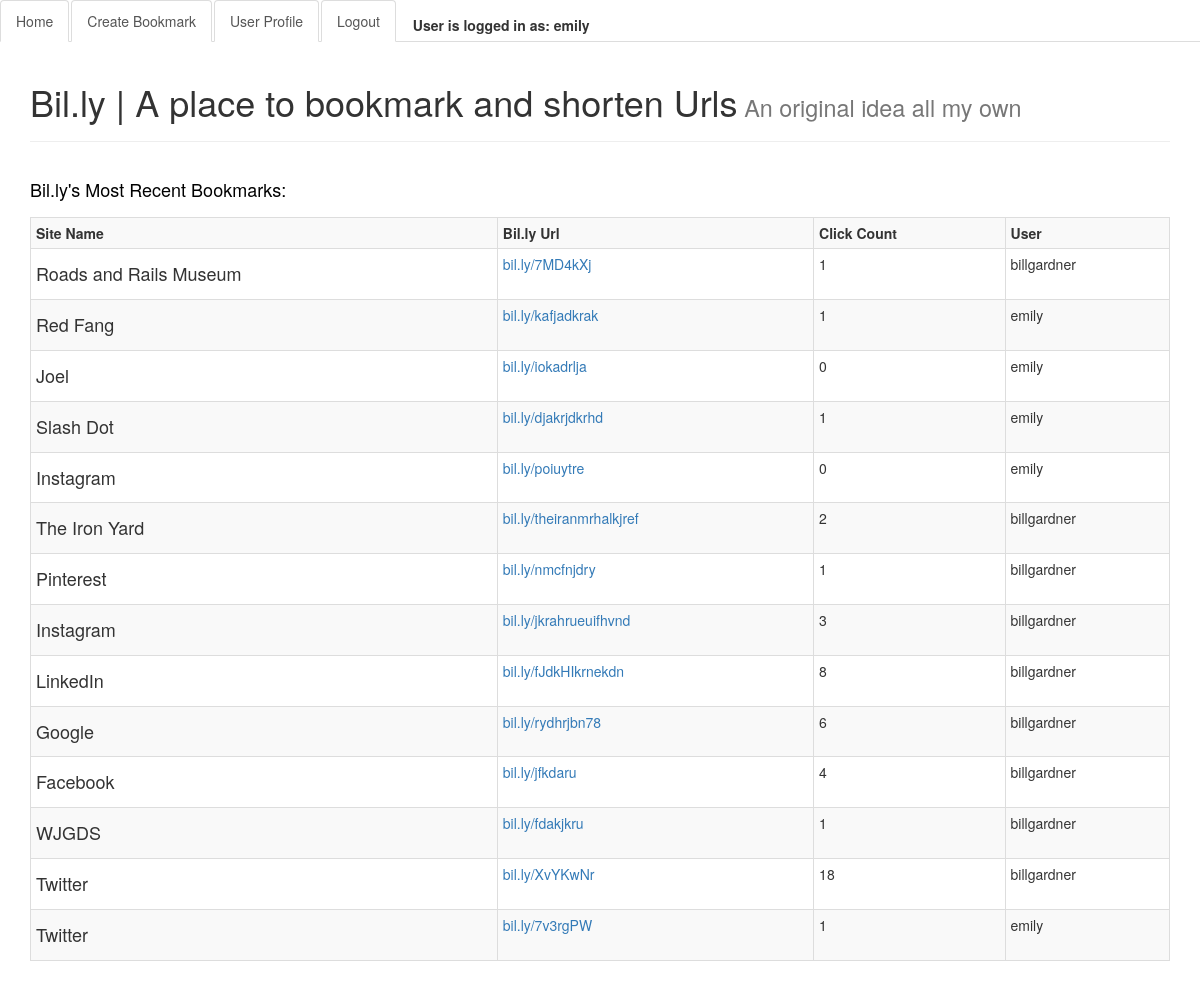
Screenshot of / (signed in) with the database file from the repository.
### url/models.py (models this page shows, shortened)
class Url(models.Model):
    url = models.URLField()
    site_name = models.CharField(max_length=60)
    description = models.TextField()
    created = models.DateTimeField(auto_now_add=True)
    hashid = models.CharField(max_length=50)
    user = models.ForeignKey(User)
    click_count = models.IntegerField(default=0)
    class Meta:
        ordering = ['-created']

### url/views.py (the view)
# urls.py: url(r'^$', IndexView.as_view(), name="index"),
class IndexView(TemplateView):
    template_name = "index.html"
    def get_context_data(self, **kwargs):
        context = super().get_context_data(**kwargs)
        context["urls"] = Url.objects.all()
        return context

### templates/index.html
{% extends "base.html" %}
{% block content %}
  <div class="page-header">
    <h1>Bil.ly | A place to bookmark and shorten Urls<small>   An original idea all my own</small></h1>
  </div>
    <table class="table table-striped table-bordered table-condensed">
      <caption style="color: #000;"><h4>Bil.ly's Most Recent Bookmarks:</h4></caption>
        <tr>
          <th>Site Name</th>
          <th>Bil.ly Url</th>
          <th>Click Count</th>
          <th>User</th>
        </tr>
        {% for url in urls %}
          <tr>
            <td><h4>{{ url.site_name }}</h4></td>
            <td><a href="{% url 'redirect' url.hashid %}" target="_blank">bil.ly/{{ url.hashid }}</a></td>
            <td>{{ url.click_count }}</td>
            <td>{{ url.user }}</td>
          </tr>
        {% endfor %}
    </table>
{% endblock %}

### templates/base.html (shortened to what this page needs)
{% load staticfiles %}
<!DOCTYPE html>
<html lang="en">
  <head>
    <link rel="stylesheet" href="{% static 'url/css/bootstrap.css' %}">
    <link rel="stylesheet" href="{% static 'url/main.css' %}">
  </head>
  <body>
    <nav role="navigation">
      <ul class="nav nav-tabs">
        <li role="presentation" class="active"><a href="/">Home</a></li>
        {% if request.user.is_authenticated %}
          <li role="presentation" class="active"><a href="{% url 'create_bookmark' %}">Create Bookmark</a></li>
          <li role="presentation" class="active"><a href="{% url 'profile' %}">User Profile</a></li>
          <li role="presentation" class="active"><a href="{% url 'logout' %}?next=/">Logout</a></li>
          <li class="navbar-text"><strong>User is logged in as: {{ request.user }}</strong></li>
        {% endif %}
      </ul>
    </nav>
    <div class="container">
      {% block content %}{% endblock %}
    </div>
  </body>
</html>

### rows the page displays
Url: site_name "Roads and Rails Museum", hashid "7MD4kXj", click_count "1", user "billgardner"
Url: site_name "Red Fang", hashid "kafjadkrak", click_count "1", user "emily"
Url: site_name "Joel", hashid "iokadrlja", click_count "0", user "emily"
Url: site_name "Slash Dot", hashid "djakrjdkrhd", click_count "1", user "emily"
Url: site_name "Instagram", hashid "poiuytre", click_count "0", user "emily"
Url: site_name "The Iron Yard", hashid "theiranmrhalkjref", click_count "2", user "billgardner"
Url: site_name "Pinterest", hashid "nmcfnjdry", click_count "1", user "billgardner"
Url: site_name "Instagram", hashid "jkrahrueuifhvnd", click_count "3", user "billgardner"
Url: site_name "LinkedIn", hashid "fJdkHIkrnekdn", click_count "8", user "billgardner"
Url: site_name "Google", hashid "rydhrjbn78", click_count "6", user "billgardner"
Url: site_name "Facebook", hashid "jfkdaru", click_count "4", user "billgardner"
Url: site_name "WJGDS", hashid "fdakjkru", click_count "1", user "billgardner"
Url: site_name "Twitter", hashid "XvYKwNr", click_count "18", user "billgardner"
Url: site_name "Twitter", hashid "7v3rgPW", click_count "1", user "emily"

### other values shown
{{ request.user }} "emily"
